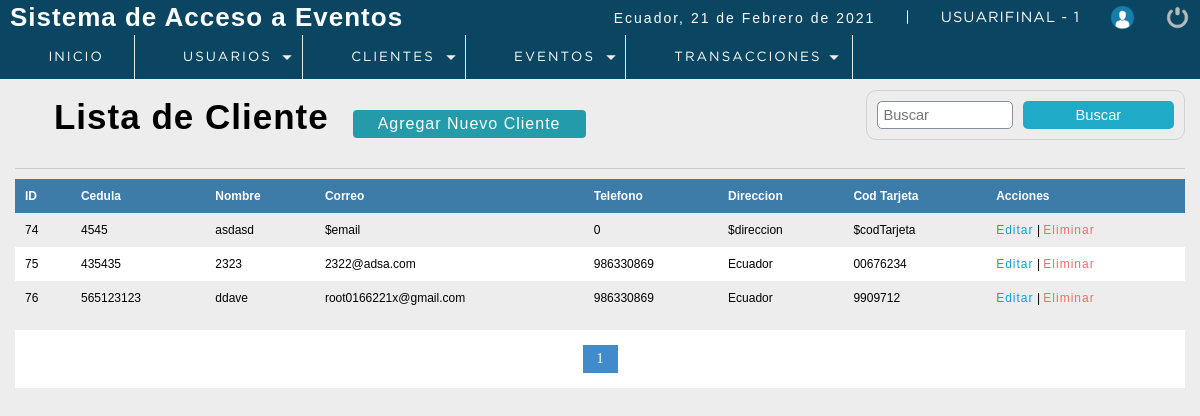
/P_seminarios/sistema/lista_clientes.php (signed in), run on an earlier commit of the app's database.
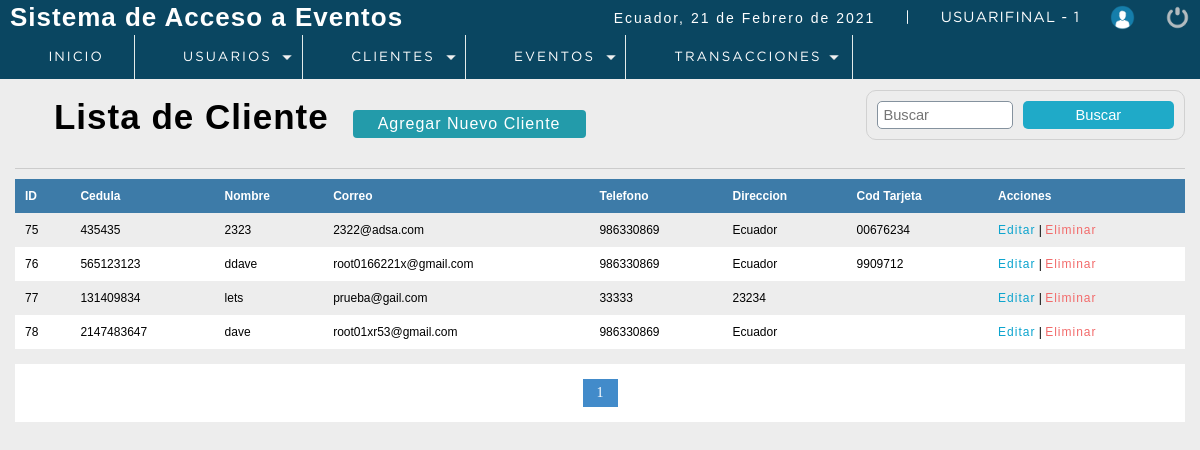
And on a later commit of the database.
### tables this page shows
CREATE TABLE `cliente` (
  `idcliente` int(11) NOT NULL,
  `cedula` int(11) DEFAULT NULL,
  `nombre` varchar(80) DEFAULT NULL,
  `apellidos` varchar(80) NOT NULL,
  `Correo` varchar(80) DEFAULT NULL,
  `telefono` int(11) DEFAULT NULL,
  `direccion` text DEFAULT NULL,
  `dateAdd` datetime NOT NULL DEFAULT current_timestamp(),
  `usuario_id` int(11) NOT NULL,
  `status` int(11) NOT NULL DEFAULT 1,
  `cod_tarjeta` varchar(20) NOT NULL
);

### P_seminarios/sistema/includes/functions.php (called while the page is built, shortened)
<?php
	function fechaC(){
		$mes = array("","Enero",
					  "Febrero",
					  "Marzo",
					  "Abril",
					  "Mayo",
					  "Junio",
					  "Julio",
					  "Agosto",
					  "Septiembre",
					  "Octubre",
					  "Noviembre",
					  "Diciembre");
		return date('d')." de ". $mes[date('n')] . " de " . date('Y');
	}
 ?>

### P_seminarios/sistema/lista_clientes.php (the view, shortened to what this page needs)
<?php
 include "../conection.php";
?>
<!DOCTYPE html>
<html lang="en">
<head>
	<?php include "includes/scripts.php"?>
</head>
<body>
 <?php include "includes/header.php"?>
	<section id="container">
		<h1><i class="fas fa-list-alt"></i> Lista de Cliente</h1>
        <a href="registro_cliente.php" class="btn_new">Agregar Nuevo Cliente</a>
    <form action="buscar_cliente.php" method="get" class="form_search">
        <input type="text" name="busqueda" id="busqueda" placeholder="Buscar">
        <input type="submit" value="Buscar" class="btn_search" >
    </form>
    <hr>
        <table>
            <tr>
                <th>ID</th>
                <th>Cedula</th>
                <th>Nombre</th>
                <th>Correo</th>
                <th>Telefono</th>
                <th>Direccion</th>
                <th>Cod Tarjeta</th>
                <th>Acciones</th>
            </tr>
            <?php
           $sql_registre = mysqli_query($conection,"SELECT COUNT(*) AS total_registro FROM cliente WHERE Status =1");
           $result_registre = mysqli_fetch_array($sql_registre);
           $total_resgistros = $result_registre['total_registro'];
           $por_pagina = 8;
           if (empty($_GET['pagina'])) {
               $pagina =1;
           }
           else {
               $pagina = $_GET['pagina'];
           }
           $desde = ($pagina - 1) * $por_pagina;
           $total_paginas = ceil($total_resgistros / $por_pagina);
           $query = mysqli_query($conection,"SELECT * FROM cliente  WHERE status = 1
                                                                    ORDER BY idcliente ASC LIMIT $desde, $por_pagina");
           $result = mysqli_num_rows($query);
           if ($result > 0) {
               while ($data = mysqli_fetch_array($query)) {
           ?>
            <tr>
                <td><?php echo $data["idcliente"];?></td>
                <td><?php echo $data["cedula"];?></td>
                <td><?php echo $data["nombre"];?></td>
                <td><?php echo $data["Correo"];?></td>
                <td><?php echo $data["telefono"];?></td>
                <td><?php echo $data["direccion"];?></td>
                <td><?php echo $data["cod_tarjeta"];?></td>
                <td>
                    <a class="link_edit" href="editar_cliente.php?id=<?php echo $data["idcliente"];?>">Editar</a>
                   <?php if ($_SESSION['rol']==1 || $_SESSION['rol']==2) {
                     ?>
                     |
                    <a class="link_delete" href="eliminar_cliente.php?id=<?php echo $data["idcliente"];?>">Eliminar</a>
                    <?php } ?>
                </td>
            </tr>
                <?php
               }
           }
            ?>
        </table>
        <div class="paginador">
                    <ul>
                    <?php
                    for ($i=1; $i <= $total_paginas; $i++) {
                        if ($i == $pagina) {
                            echo '<li class="pageSelected">'.$i.'</li>';
                        }
                        else {
                            echo '<li><a href="?pagina='.$i.'">'.$i.'</a></li>';
                        }
                    }
                    ?>
                    </ul>
                </div>
	</section>
</body>
</html>

### P_seminarios/sistema/includes/scripts.php (shortened to what this page needs)
<link rel="stylesheet" type="text/css" href="css/style.css">
<?php include "functions.php"?>

### P_seminarios/sistema/includes/header.php (shortened to what this page needs)
<header>
		<div class="header">
			<h1>Sistema de Acceso a Eventos</h1>
			<div class="optionsBar">
				<p>Ecuador, <?php echo fechaC();  ?></p>
				<span>|</span>
				<span class="user"><?php echo $_SESSION['user'].' - '.$_SESSION['rol'] ?></span>
				<img class="photouser" src="img/user.png" alt="Usuario">
				<a href="salir.php"><img class="close" src="img/salir.png" alt="Salir del sistema" title="Salir"></a>
			</div>
		</div>
    <?php  include "nav.php" ?>
</header>

### P_seminarios/sistema/includes/nav.php (shortened to what this page needs)
<nav>
			<ul>
				<li><a href="index.php"><i class="fas fa-laptop-house"></i> Inicio</a></li>
				<?php
					if ($_SESSION['rol'] == 1) {
				?>
				<li class="principal">
					<a href="#"><i class="fas fa-users"></i> Usuarios</a>
				</li>
				<?php }?>
				<li class="principal">
					<a href="#"><i class="far fa-address-card"></i> Clientes</a>
				</li>
				<li class="principal">
					<a href="#"> <i class="far fa-clock"></i> Eventos</a>
				</li>
				<li class="principal">
					<a href="#"><i class="far fa-calendar-check"></i> Transacciones</a>
				</li>
			</ul>
		</nav>

### P_seminarios/sistema/css/style.css (style rules this page uses)
* { margin: 0; padding: 0; box-sizing: border-box; }
body { background: #ededed; }
h1, h2, h3, h4, h5, h6 { font-family: 'arial'; font-weight: bold; letter-spacing: 1px; }
h1 { font-size: 26px; }
p { font-family: 'arial'; letter-spacing: 2px; font-size: 14px; line-height: 20px; }
a { text-decoration: none; font-family: arial; letter-spacing: 1px; }
span { font-family: 'GothamBook'; letter-spacing: 1px; font-size: 14px; line-height: 20px; }
header { position: fixed; width: 100%; }
.header { color: #FFF; background: #0a4661; height: 35px; display: -webkit-flex; display: -moz-flex; display: -ms-flex; display: -o-flex; display: flex; justify-content: space-between; align-items: center; padding: 10px; }
.optionsBar { display: -webkit-flex; display: -moz-flex; display: -ms-flex; display: -o-flex; display: flex; justify-content: center; align-items: center; }
.optionsBar span { color: #FFF; font-size: 11pt; font-family: 'GothamBook'; text-transform: uppercase; margin-left: 30px; }
.photouser { margin-left: 30px; width: 25px; height: 25px; }
.close { width: 25px; height: 25px; }
.optionsBar a { display: -webkit-flex; display: -moz-flex; display: -ms-flex; display: -o-flex; display: flex; margin-left: 30px; }
nav ul { background: #0a4661; list-style: none; display: -webkit-flex; display: -moz-flex; display: -ms-flex; display: -o-flex; display: flex; justify-content: left; align-items: center; }
nav ul > li a { position: relative; }
nav a { color: #FFF; display: block; font-size: 10pt; font-family: 'GothamBook'; padding: 15px 30px; text-transform: uppercase; letter-spacing: 2px; transition: background .5s; border-right: 1px solid #e3ebea; }
nav .principal > a { background: url(../img/arrow_bottom.png) no-repeat; background-position-x: 0%; background-position-y: 0%; background-size: auto auto; background-position: 94% center; background-size: 10px; }
#container { padding: 90px 15px 15px; }
hr { border: 0; background: #CCC; height: 1px; margin: 10px 0; display: block; }
form { border: 2px solid #78909C; border-radius: 2%; background: #FFF; margin: auto; padding: 20px 50px; border: 1px solid #d1d1d1; }
input,select { display: block; width: 100%; font-size: 11pt; padding: 5px; border: 1px solid #85929e; border-radius: 5px; }
#container h1 { font-size: 35px; display: inline-block; }
.btn_new { display: inline-block; background: #239baa; color: #FFF; padding: 5px 25px; border-radius: 4px; margin: 20px; }
table { border-collapse: collapse; font-size: 12px; font-family: 'arial'; width: 100%; }
table th { text-align: left; padding: 10px; background: #3d7ba8; color: #FFF; }
table tr:nth-child(odd) { background: #FFF; }
table td { padding: 10px; }
.link_edit { color: #0ca4ce; }
.link_delete { color: #f26b6b; }
.paginador ul { padding: 15px; list-style: none; background: #FFF; margin-top: 15px; display: -webkit-flex; display: -moz-flex; display: -ms-flex; display: -o-flex; display: flex; justify-content: center; }
.paginador a, .pageSelected { color: #428bca; border: 1px solid #ddd; padding: 5px; display: inline-block; font-size: 14px; text-align: center; width: 35px; }
.pageSelected { color: #FFF; background: #428bca; border: 1px solid #428bca; }
.form_search { display: -webkit-flex; display: -moz-flex; display: -ms-flex; display: -o-flex; display: flex; float: right; background: initial; padding: 10px; border-radius: 10px; }
.form_search .btn_search { background: #1faac8; color: #FFF; padding: 0 20px; border: 0; cursor: pointer; margin-left: 10px; }

What changed in the data, as far as the page shows it:
removed cliente: idcliente "74", cedula "4545", nombre "asdasd", Correo "$email", telefono "0", direccion "$direccion", cod_tarjeta "$codTarjeta"
added cliente: idcliente "77", cedula "131409834", nombre "lets", Correo "prueba@gail.com", telefono "33333", direccion "23234"
added cliente: idcliente "78", cedula "2147483647", nombre "dave", Correo "root01xr53@gmail.com", telefono "986330869", direccion "Ecuador"
